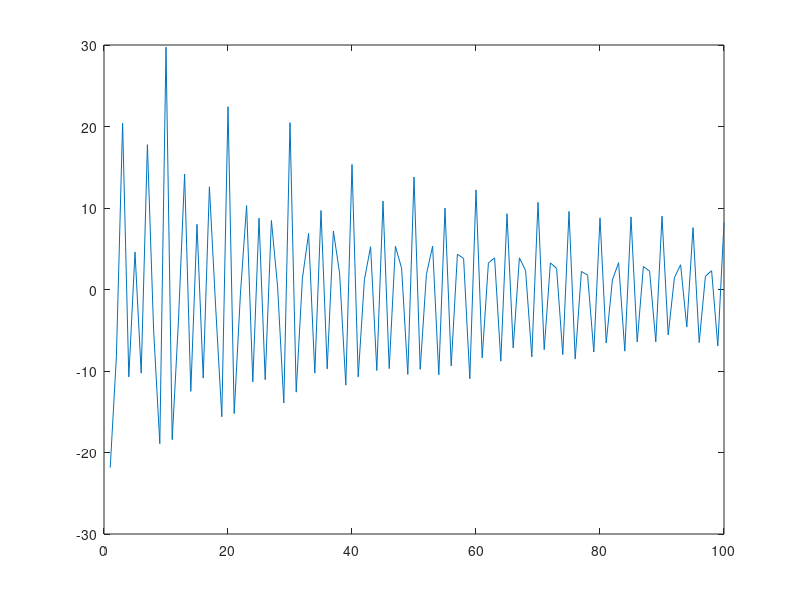

Here is the MATLAB script that generated this plot: (Note: this script raises an error after producing the figure.)


N = 100;
f = [.3 .4];
A = 20*[1 1];
beta = [0.05 0.01];
gamma = 0*[0.001 0.00001];

e = (randn(1,N) + 1i*randn(1,N))/sqrt(2); %noises
t = cumsum(ones(1,N));
y = A(1)*exp(1j*2*pi*f(1)*t-beta(1)*t-gamma(1)*t.^2);
y = y+A(2)*exp(1j*2*pi*f(2)*t-beta(2)*t-gamma(2)*t.^2);
y = y+e;
plot(real(y))

%% DSURE-skattning

lambda = 0.1; %lambda =0.1 funkar inte alls
[f_es,x_es,beta_es]=SURE_IR_bfv_FE_fastER2(y',N,1:N,lambda);
disp('Frequency estimates:')
disp(f_es)
disp('Beta estimates')
disp(beta_es)
plot(f_es);

%% WSEMA-skattning

[ fEst, betaEst, zEst ] = WSEMA_1D_FE(y',[1:N]',10,5,5,0.1,5,10,0);
disp('Frequency estimates:')
disp(1-fEst)
disp('Beta estimates')
disp(betaEst)
